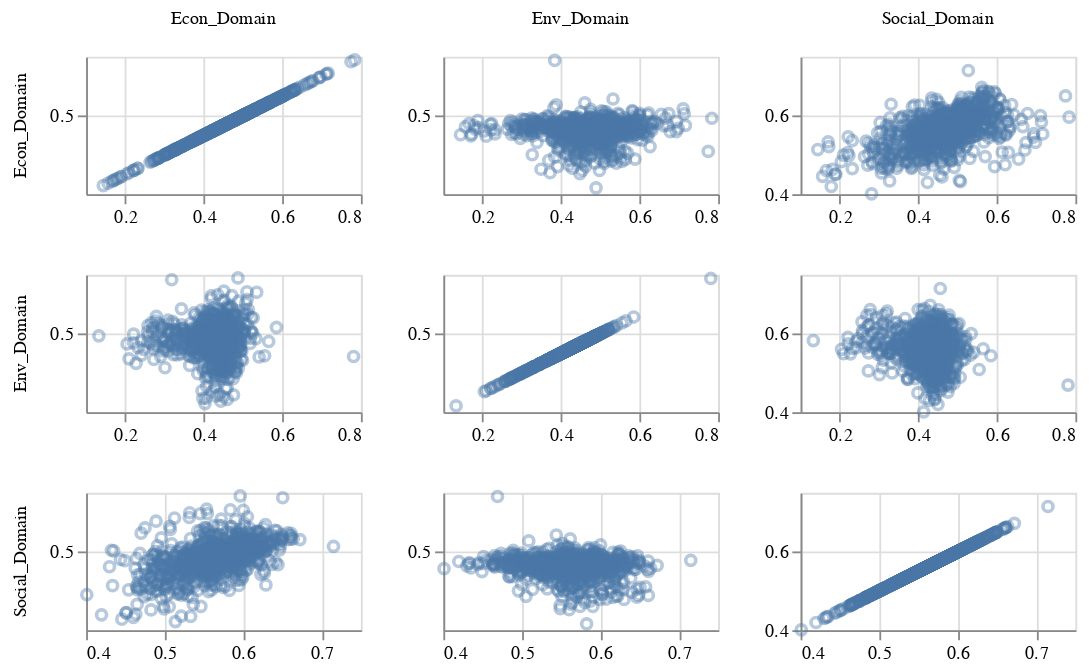

Notebook code for this chart:
### Code cell
scatter_panel

### Figure 1 — Vega-Lite specification as saved in the notebook (floating-point values rounded to 4 significant figures; data arrays with more than 128 entries replaced by an {"elided": "..."} marker saying what was removed)
{"config": {"view": {"continuousWidth": 400, "continuousHeight": 300}}, "data": {"name": "data-2c8acff703718118ef9c93369b02aed2"}, "facet": {"column": {"type": "nominal", "field": "col", "title": ""}, "row": {"type": "nominal", "field": "row", "title": ""}}, "spec": {"mark": {"type": "point", "opacity": 0.4}, "encoding": {"x": {"type": "quantitative", "field": "row_index", "scale": {"zero": false}, "title": ""}, "y": {"type": "quantitative", "field": "col_index", "scale": {"zero": false}, "title": ""}}, "height": 75, "width": 150}, "resolve": {"scale": {"x": "independent", "y": "independent"}}, "$schema": "https://vega.github.io/schema/vega-lite/v4.8.1.json", "datasets": {"data-2c8acff703718118ef9c93369b02aed2": {"elided": "8397 records"}}}
